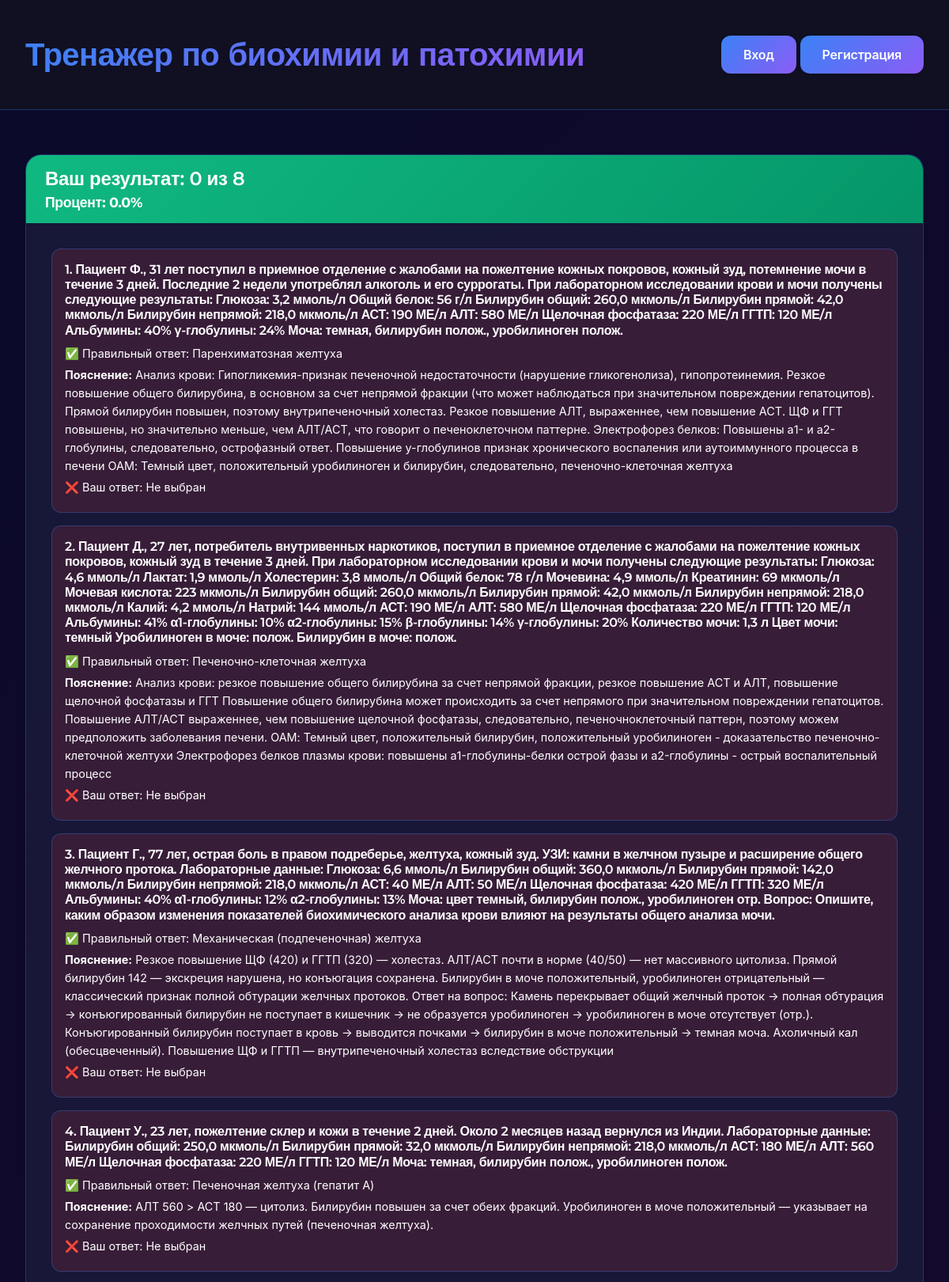
Page /result/4/ (upper part) on the committed database.
### quiz/models.py (models this page shows, shortened)
class Question(models.Model):
    quiz = models.ForeignKey(Quiz, on_delete=models.CASCADE, related_name='questions', verbose_name='Викторина')
    text = models.CharField('Текст вопроса', max_length=2000)
    explanation = models.TextField('Пояснение', blank=True)
    order = models.IntegerField('Порядок', default=0)
    image = models.ImageField('Изображение к вопросу', upload_to='question_images/', blank=True, null=True)
    class Meta:
        verbose_name = 'Вопрос'
        verbose_name_plural = 'Вопросы'
        ordering = ['order']

class Choice(models.Model):
    question = models.ForeignKey(Question, on_delete=models.CASCADE, related_name='choices', verbose_name='Вопрос')
    text = models.CharField('Текст ответа', max_length=1000)
    is_correct = models.BooleanField('Правильный ответ', default=False)
    class Meta:
        verbose_name = 'Вариант ответа'
        verbose_name_plural = 'Варианты ответов'

### quiz/views.py (the view, shortened to what this page needs)
# urls.py: path('result/<int:quiz_id>/', views.result_view, name='result_view'),
def result_view(request, quiz_id):
    quiz = get_object_or_404(Quiz, id=quiz_id)
    answers = request.session.get(f'quiz_{quiz_id}_answers', {})
    correct_count = 0
    total_count = quiz.questions.count()
    results = []
    for question in quiz.questions.all():
        user_choice_id = answers.get(str(question.id))
        correct_choice = question.choices.filter(is_correct=True).first()
        is_correct = False
        user_choice_text = None
        if user_choice_id:
            user_choice = question.choices.filter(id=user_choice_id).first()
            user_choice_text = user_choice.text if user_choice else None
            is_correct = user_choice and user_choice.is_correct
            if is_correct:
                correct_count += 1
        results.append({
            'question': question,
            'user_choice': user_choice_text,
            'correct_choice': correct_choice.text if correct_choice else None,
            'is_correct': is_correct,
            'explanation': question.explanation,
        })
    percentage = (correct_count / total_count * 100) if total_count > 0 else 0
    if f'quiz_{quiz_id}_answers' in request.session:
        del request.session[f'quiz_{quiz_id}_answers']
    from .models import Result
    return render(request, 'quiz/result.html', {
        'quiz': quiz,
        'results': results,
        'correct_count': correct_count,
        'total_count': total_count,
        'percentage': percentage,
    })

### quiz/templates/quiz/result.html (shortened to what this page needs)
{% extends 'quiz/base.html' %}
{% block content %}
<div class="card">
    <div class="card-header bg-success text-white">
        <h3>Ваш результат: {{ correct_count }} из {{ total_count }}</h3>
        <h4>Процент: {{ percentage|floatformat:1 }}%</h4>
    </div>
    <div class="card-body">
        {% for result in results %}
        <div class="mb-3 p-3 border rounded {% if result.is_correct %}bg-success bg-opacity-10{% else %}bg-danger bg-opacity-10{% endif %}">
            <h5>{{ forloop.counter }}. {{ result.question.text }}</h5>
            <p>✅ Правильный ответ: {{ result.correct_choice }}</p>
            {% if result.explanation %}
            <p><strong>Пояснение:</strong> {{ result.explanation }}</p>
            {% endif %}
            {% if not result.is_correct %}
            <p>❌ Ваш ответ: {{ result.user_choice|default:"Не выбран" }}</p>
            {% endif %}
        </div>
        {% endfor %}
    </div>
</div>
{% endblock %}

### quiz/static/quiz/css/style.css (style rules this page uses)
:root { --bg-gradient-start: #0a0a2a; --bg-gradient-end: #1a0a2e; --bg-secondary: #111122; --bg-card: rgba(26, 26, 58, 0.85); --bg-hover: rgba(34, 34, 68, 0.9); --text-primary: #ffffff; --text-secondary: #c0c0c0; --accent-start: #3b82f6; --accent-end: #8b5cf6; --accent-hover-start: #2563eb; --accent-hover-end: #7c3aed; --success: #10b981; --danger: #ef4444; --border: rgba(59, 130, 246, 0.3); }
* { margin: 0; padding: 0; box-sizing: border-box; }
html { height: 100%; }
body { background: linear-gradient(135deg, var(--bg-gradient-start), var(--bg-gradient-end)); background-attachment: fixed; background-size: cover; min-height: 100vh; font-family: 'Inter', -apple-system, BlinkMacSystemFont, sans-serif; color: var(--text-primary); line-height: 1.6; font-size: 18px; overflow-x: hidden; width: 100%; position: relative; }
h1, h2, h3, h4, h5 { font-family: 'Montserrat', sans-serif; font-weight: 800; }
h3, h4, h5 { font-weight: 600; letter-spacing: -0.3px; }
.card { background: var(--bg-card); border: 1px solid var(--border); border-radius: 20px; transition: all 0.3s cubic-bezier(0.4, 0, 0.2, 1); overflow: hidden; height: 100%; width: 100%; }
.card-body { padding: clamp(1rem, 4vw, 2rem); }
.card-header { background: linear-gradient(135deg, var(--accent-start), var(--accent-end)) !important; padding: clamp(1rem, 4vw, 1.5rem) !important; border-bottom: none !important; }
.card-header h4 { font-size: clamp(1.1rem, 4vw, 1.5rem); font-weight: 700; margin-bottom: 0; word-wrap: break-word; }
.bg-success.bg-opacity-10, .bg-danger.bg-opacity-10, .border.rounded, .border.rounded * { color: #ffffff !important; }
.bg-danger.bg-opacity-10 { background: rgba(239, 68, 68, 0.15) !important; border-left: 4px solid var(--danger) !important; }
.border.rounded { border-radius: 12px !important; padding: clamp(0.75rem, 3vw, 1rem) !important; margin-bottom: 0.75rem; background: var(--bg-card); border: 1px solid var(--border) !important; }
.border.rounded h5 { font-size: clamp(0.9rem, 3.5vw, 1rem); margin-bottom: 0.5rem; font-weight: 600; }
.border.rounded p { font-size: clamp(0.8rem, 3vw, 0.9rem); margin-bottom: 0.25rem; }
.card-header.bg-success { background: linear-gradient(135deg, var(--success), #059669) !important; padding: clamp(0.75rem, 3vw, 1rem) clamp(1rem, 4vw, 1.5rem) !important; }
.card-header.bg-success h3, .card-header.bg-success h4 { color: #ffffff !important; }
.card-header.bg-success h3 { font-size: clamp(1.2rem, 4vw, 1.5rem); margin-bottom: 0.25rem; }
.card-header.bg-success h4 { font-size: clamp(0.9rem, 3.5vw, 1.1rem); }
.card, .card-body, .features { animation: fadeIn 0.5s ease-out; }
.card, .form-check, .btn { box-shadow: 0 2px 4px rgba(0, 0, 0, 0.1); }

### rows in the picture
Question: question.text "Пациент Ф., 31 лет поступил в приемное отделение с жалобами на пожелтение кожных покровов, кожный зуд, потемнение мочи в течение 3 дней. Последние 2 недели употреблял алкоголь и его суррогаты. При лабораторном исследовании крови и мочи получены следующие результаты: Глюкоза: 3,2 ммоль/л Общий белок: 56 г/л Билирубин общий: 260,0 мкмоль/л Билирубин прямой: 42,0 мкмоль/л Билирубин непрямой: 218,0 мкмоль/л АСТ: 190 МЕ/л АЛТ: 580 МЕ/л Щелочная фосфатаза: 220 МЕ/л ГГТП: 120 МЕ/л Альбумины: 40% γ-глобулины: 24% Моча: темная, билирубин полож., уробилиноген полож.", correct_choice "Паренхиматозная желтуха", explanation "Анализ крови: Гипогликемия-признак печеночной недостаточности (нарушение гликогенолиза), гипопротеинемия. Резкое повышение общего билирубина, в основном за счет непрямой фракции (что может наблюдаться при значительном повреждении гепатоцитов). Прямой билирубин повышен, поэтому внутрипеченочный холестаз. Резкое повышение АЛТ, выраженнее, чем повышение АСТ. ЩФ и ГГТ повышены, но значительно меньше, чем АЛТ/АСТ, что говорит о печеноклеточном паттерне. Электрофорез белков: Повышены а1- и а2-глобулины, следовательно, острофазный ответ. Повышение y-глобулинов признак хронического воспаления или аутоиммунного процесса в печени ОАМ: Темный цвет, положительный уробилиноген и билирубин,…", user_choice "Не выбран"
Question: question.text "Пациент Д., 27 лет, потребитель внутривенных наркотиков, поступил в приемное отделение с жалобами на пожелтение кожных покровов, кожный зуд в течение 3 дней. При лабораторном исследовании крови и мочи получены следующие результаты: Глюкоза: 4,6 ммоль/л Лактат: 1,9 ммоль/л Холестерин: 3,8 ммоль/л Общий белок: 78 г/л Мочевина: 4,9 ммоль/л Креатинин: 69 мкмоль/л Мочевая кислота: 223 мкмоль/л Билирубин общий: 260,0 мкмоль/л Билирубин прямой: 42,0 мкмоль/л Билирубин непрямой: 218,0 мкмоль/л Калий: 4,2 ммоль/л Натрий: 144 ммоль/л АСТ: 190 МЕ/л АЛТ: 580 МЕ/л Щелочная фосфатаза: 220 МЕ/л ГГТП: 120 МЕ/л Альбумины: 41% α1-глобулины: 10% α2-глобулины: 15% β-глобулины: 14% γ-глобулины: 20% Количество…", correct_choice "Печеночно-клеточная желтуха", explanation "Анализ крови: резкое повышение общего билирубина за счет непрямой фракции, резкое повышение АСТ и АЛТ, повышение щелочной фосфатазы и ГГТ Повышение общего билирубина может происходить за счет непрямого при значительном повреждении гепатоцитов. Повышение АЛТ/АСТ выраженнее, чем повышение щелочной фосфатазы, следовательно, печеночноклеточный паттерн, поэтому можем предположить заболевания печени. ОАМ: Темный цвет, положительный билирубин, положительный уробилиноген - доказательство печеночно-клеточной желтухи Электрофорез белков плазмы крови: повышены а1-глобулины-белки острой фазы и а2-глобулины - острый воспалительный процесс", user_choice "Не выбран"
Question: question.text "Пациент Г., 77 лет, острая боль в правом подреберье, желтуха, кожный зуд. УЗИ: камни в желчном пузыре и расширение общего желчного протока. Лабораторные данные: Глюкоза: 6,6 ммоль/л Билирубин общий: 360,0 мкмоль/л Билирубин прямой: 142,0 мкмоль/л Билирубин непрямой: 218,0 мкмоль/л АСТ: 40 МЕ/л АЛТ: 50 МЕ/л Щелочная фосфатаза: 420 МЕ/л ГГТП: 320 МЕ/л Альбумины: 40% α1-глобулины: 12% α2-глобулины: 13% Моча: цвет темный, билирубин полож., уробилиноген отр. Вопрос: Опишите, каким образом изменения показателей биохимического анализа крови влияют на результаты общего анализа мочи.", correct_choice "Механическая (подпеченочная) желтуха", explanation "Резкое повышение ЩФ (420) и ГГТП (320) — холестаз. АЛТ/АСТ почти в норме (40/50) — нет массивного цитолиза. Прямой билирубин 142 — экскреция нарушена, но конъюгация сохранена. Билирубин в моче положительный, уробилиноген отрицательный — классический признак полной обтурации желчных протоков. Ответ на вопрос: Камень перекрывает общий желчный проток → полная обтурация → конъюгированный билирубин не поступает в кишечник → не образуется уробилиноген → уробилиноген в моче отсутствует (отр.). Конъюгированный билирубин поступает в кровь → выводится почками → билирубин в моче положительный → темная моча. Ахоличный кал (обесцвеченный). Повышение ЩФ и ГГТП — внутрипеченочный холестаз вследствие…", user_choice "Не выбран"
Question: question.text "Пациент У., 23 лет, пожелтение склер и кожи в течение 2 дней. Около 2 месяцев назад вернулся из Индии. Лабораторные данные: Билирубин общий: 250,0 мкмоль/л Билирубин прямой: 32,0 мкмоль/л Билирубин непрямой: 218,0 мкмоль/л АСТ: 180 МЕ/л АЛТ: 560 МЕ/л Щелочная фосфатаза: 220 МЕ/л ГГТП: 120 МЕ/л Моча: темная, билирубин полож., уробилиноген полож.", correct_choice "Печеночная желтуха (гепатит А)", explanation "АЛТ 560 > АСТ 180 — цитолиз. Билирубин повышен за счет обеих фракций. Уробилиноген в моче положительный — указывает на сохранение проходимости желчных путей (печеночная желтуха).", user_choice "Не выбран"

### other values in the picture
{{ correct_count }} "0"
{{ total_count }} "8"
{{ percentage|floatformat:1 }} "0.0"
